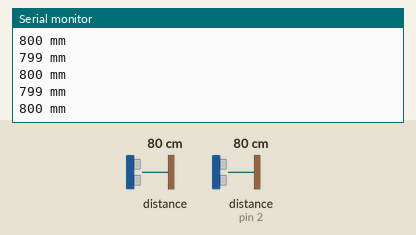
Recording of a sketch running on a simulated Arduino Uno, built with avr-gcc and run on an emulated ATmega328P. Shown: the last lines printed to the serial monitor. Wiring (inferred from the names in the program): ultrasonic range finder: trigger pin 3; echo pin 2. Inputs (shaded band) come from the test bench; at power-on: distance to the obstacle 80 cm, distance to the obstacle (sensor on pin 2) 80 cm. The echo pulse lasts 58.3 µs per cm.

Above: at 1.2 s.
1.3 s: distance to the obstacle (sensor 0) set to 250 cm
At 1.35 s:
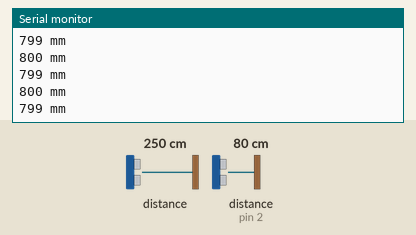
2.9 s: distance to the obstacle (sensor on pin 2) set to 35 cm
At 2.94 s:
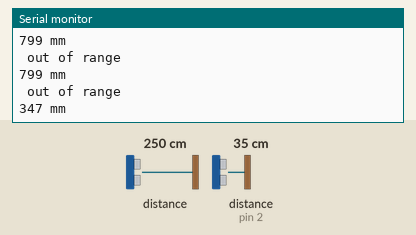
5.9 s: distance to the obstacle (sensor 0) set to 2 cm
At 5.95 s:
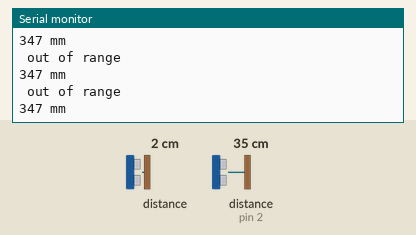
8.9 s: distance to the obstacle (sensor on pin 2) set to 4 cm
At 8.96 s:
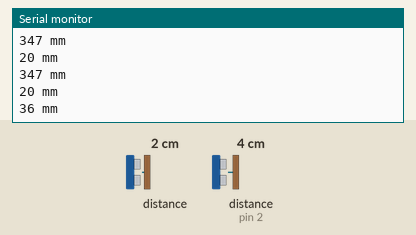
Timing chart, 0 to 11.9 s (numbered marks = the images above; inputs shaded):
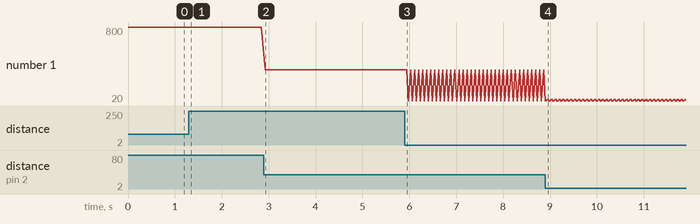

Measured:
- after the input at 2.9 s, the serial monitor: prints a new line at once (image 2)
- after the input at 8.9 s, the serial monitor: prints a new line after 0.05 s (image 4)
- plotted number 1: 799 → 347 after the input at 2.9 s, 347 → 20 after the input at 5.9 s

The sketch:

dalhomep.ino
```cpp
#include "Adafruit_VL53L0X.h"

#define ULTRASONIC_HC_TRIG 3
#define ULTRASONIC_HC_ECHO 2

Adafruit_VL53L0X lox = Adafruit_VL53L0X();

void setup() {
  Serial.begin(9600);

  pinMode(ULTRASONIC_HC_TRIG, OUTPUT); // trig выход
  pinMode(ULTRASONIC_HC_ECHO, INPUT);  // echo вход

  // wait until serial port opens for native USB devices
  while (! Serial) {
    delay(1);
  }

  if (!lox.begin()) {
    Serial.println(F("Failed to boot VL53L0X"));
    while(1);
  }
}


void loop() {

  uint16_t ultrasonic_value = 24;           // представим, что получили с датчика
  int ultrasonic_dist = get_ultrasonic_mm(ultrasonic_value);  // получаем расстояние в мм
  Serial.print(ultrasonic_dist); Serial.println(" mm");

  VL53L0X_RangingMeasurementData_t measure;
  lox.rangingTest(&measure, false); // pass in 'true' to get debug data printout!

  if (measure.RangeStatus != 4) {  // phase failures have incorrect data
    Serial.print(measure.RangeMilliMeter);Serial.println(F(" mm"));
  } else {
    Serial.println(" out of range ");
  }
  delay(50);
}

// Коррекция по температуре, результат в мм
int get_ultrasonic_mm(int ultrasonic_value) {
  // импульс 10 мкс
  digitalWrite(ULTRASONIC_HC_TRIG, HIGH);
  delayMicroseconds(10);
  digitalWrite(ULTRASONIC_HC_TRIG, LOW);
  // измеряем время ответного импульса
  uint32_t us = pulseIn(ULTRASONIC_HC_ECHO, HIGH);
  // считаем расстояние и возвращаем
  return (us * (ultrasonic_value * 6 / 10 + 330) / 2000ul);
}
```
